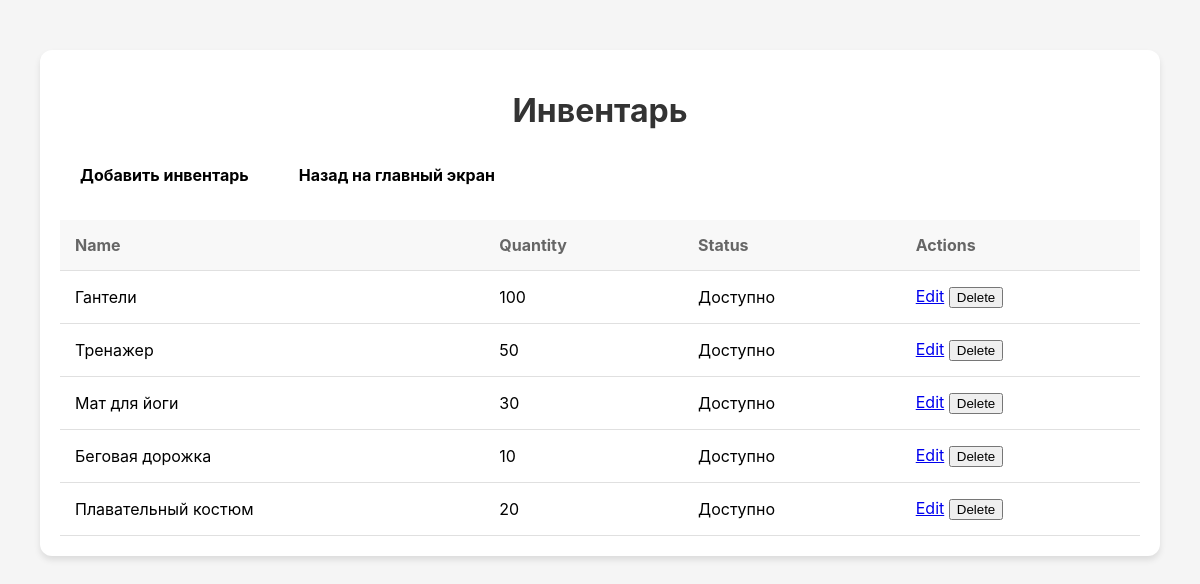
The page /view_inventory (signed in) on the database its author committed.
### models.py (models this page shows)
class Inventory(db.Model):
    __tablename__ = 'inventory'
    inventory_id = db.Column(db.Integer, primary_key=True)
    name = db.Column(db.String(100), nullable=False)
    quantity = db.Column(db.Integer, nullable=False)
    status = db.Column(db.String(20), nullable=False)
    usages = db.relationship('ClientInventoryUsage', backref='inventory')

### inventories.py (the view)
    @app.route("/view_inventory", methods=["GET"])
    def view_inventory():
        if 'user_id' not in session:
            return redirect(url_for('login'))
        inventories = Inventory.query.all()
        return render_template("view_inventory.html", inventories=inventories)

### inventories.py (called while the page is built)
def view_inventory(app):
    @app.route("/view_inventory", methods=["GET"])
    def view_inventory():
        if 'user_id' not in session:
            return redirect(url_for('login'))
        inventories = Inventory.query.all()
        return render_template("view_inventory.html", inventories=inventories)

### templates/view_inventory.html (shortened to what this page needs)
<!DOCTYPE html>
<html lang="en">
<head>
    <link rel="stylesheet" href="https://cdnjs.cloudflare.com/ajax/libs/font-awesome/6.0.0-beta3/css/all.min.css">
</head>
<body>
    <div class="container">
        <h1>Инвентарь</h1>
        <div class="btn-container">
            <a href="{{ url_for('add_inventory') }}" class="btn btn-primary">Добавить инвентарь</a>
            <a href="{{ url_for('dashboard') }}" class="btn btn-primary">Назад на главный экран</a>
        </div>
        <table>
        <tr>
            <th>Name</th>
            <th>Quantity</th>
            <th>Status</th>
            <th>Actions</th>
        </tr>
        {% for inventory in inventories %}
        <tr>
            <td>{{ inventory.name }}</td>
            <td>{{ inventory.quantity }}</td>
            <td>{{ inventory.status }}</td>
            <td>
                <a href="{{ url_for('edit_inventory', inventory_id=inventory.inventory_id) }}">Edit</a>
                <form action="{{ url_for('delete_inventory', inventory_id=inventory.inventory_id) }}" method="post" style="display:inline;">
                    <button type="submit">Delete</button>
                </form>
            </td>
        </tr>
        {% endfor %}
    </table>
    </div>
</body>
</html>

### templates/view_inventory.html (style rules this page uses)
body { font-family: -apple-system, BlinkMacSystemFont, 'Segoe UI', Roboto, 'Helvetica Neue', Arial, sans-serif; background-color: #f5f5f5; margin: 0; padding: 0; }
.container { width: 90%; max-width: 1200px; margin: 50px auto; background: #fff; padding: 20px; box-shadow: 0 4px 6px rgba(0, 0, 0, 0.1); border-radius: 12px; }
h1 { color: #333; text-align: center; margin-bottom: 20px; }
.btn-container { display: flex; justify-content: flex-start; margin-bottom: 20px; gap: 10px; }
.btn { display: inline-block; padding: 10px 15px; margin: 5px; border: none; border-radius: 6px; cursor: pointer; text-decoration: none; color: #000000; font-weight: bold; }
.btn-primary { background-color: #ffffff; }
table { width: 100%; border-collapse: collapse; margin-top: 20px; }
th, td { padding: 15px; text-align: left; border-bottom: 1px solid #e0e0e0; }
th { background-color: #f8f8f8; color: #666; }
form { display: inline; }

### rows shown on the page
Inventory: name "Гантели", quantity "100", status "Доступно"
Inventory: name "Тренажер", quantity "50", status "Доступно"
Inventory: name "Мат для йоги", quantity "30", status "Доступно"
Inventory: name "Беговая дорожка", quantity "10", status "Доступно"
Inventory: name "Плавательный костюм", quantity "20", status "Доступно"
